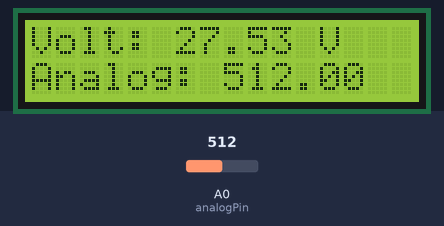
This sketch was run on a simulated Arduino Uno, built with avr-gcc and run on an emulated ATmega328P. Parts: 16×2 character LCD. Inputs (shaded band) come from the test bench; at power-on: A0 (analogPin) = 512.

Above: at 2.2 s.
2.3 s: A0 (analogPin) set to 716
At 4.3 s:
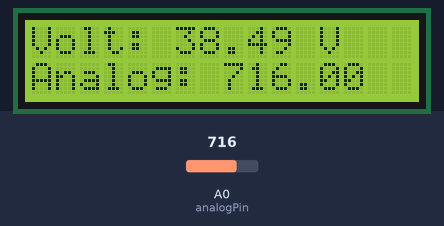
4.6 s: A0 (analogPin) set to 900
At 5.7 s:
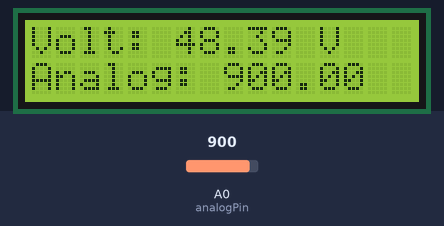
6.7 s: A0 (analogPin) set to 1023
At 8.2 s:
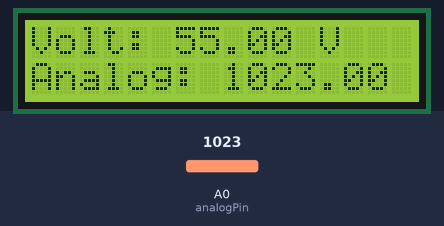
Timing chart, 0 to 9.7 s (numbered marks = the images above; inputs shaded):
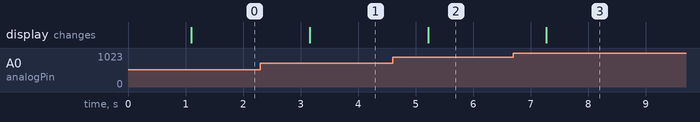

The sketch:

Digital_voltmeter.ino
```cpp
#include <Wire.h>
#include <LiquidCrystal_I2C.h>

LiquidCrystal_I2C lcd(0x27, 16, 2);  // Set the LCD address to 0x27 for a 16x2 display

// Define analog pin for voltage measurement
const int analogPin = A0;
float voltage = 0;
float analogValue = 0;
const float referenceVoltage = 5.0;  // Reference voltage for the Arduino (5V or 3.3V)

void setup() {
  lcd.begin(16, 2);  // Initialize the LCD with 16 columns and 2 rows
  lcd.backlight();    // Turn on the backlight
  lcd.setCursor(0, 0);    // Set cursor to the first line
  lcd.print("Volt Meter");
  delay(1000);
}

void loop() {
  analogValue = analogRead(analogPin);  // Read the analog value from the input pin
  voltage = (analogValue / 1023.0) * referenceVoltage*(110/10);  // Convert the analog value to voltage

  // Display analog value
  lcd.setCursor(0, 1);  // Set cursor to the second line
  lcd.print("Analog: ");
  lcd.print(analogValue);

  // Display calculated voltage
  lcd.setCursor(0, 0);  // Move to the first line
  lcd.print("Volt: ");
  lcd.print(voltage);
  lcd.print(" V ");

  delay(1000);  // Update every second
}
```

Measured:
- after the input at 2.3 s, the display: changes after 0.86 s (image 1)
- after the input at 4.6 s, the display: changes after 0.62 s (image 2)
- after the input at 6.7 s, the display: changes after 0.57 s (image 3)
